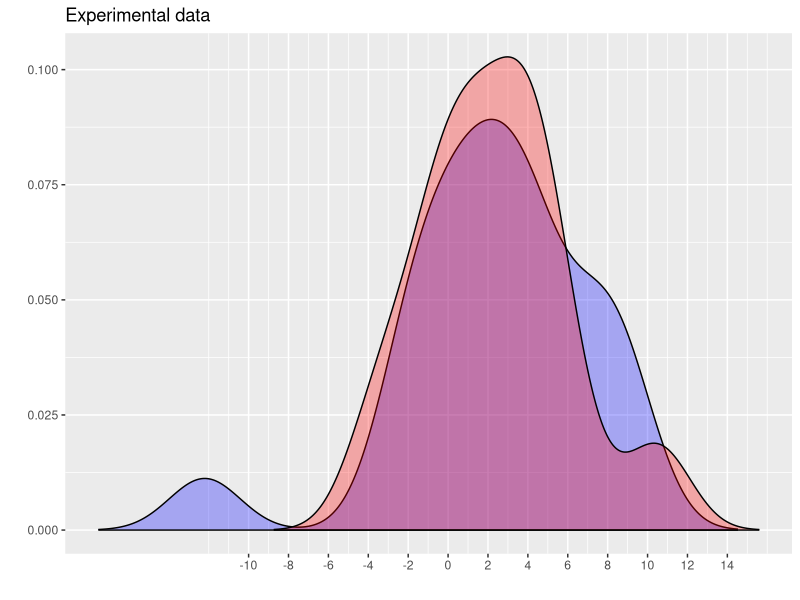
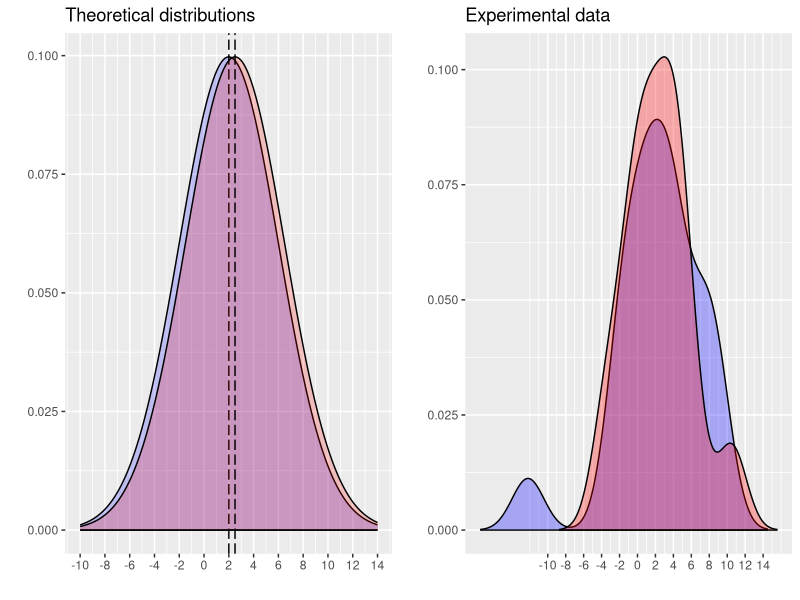
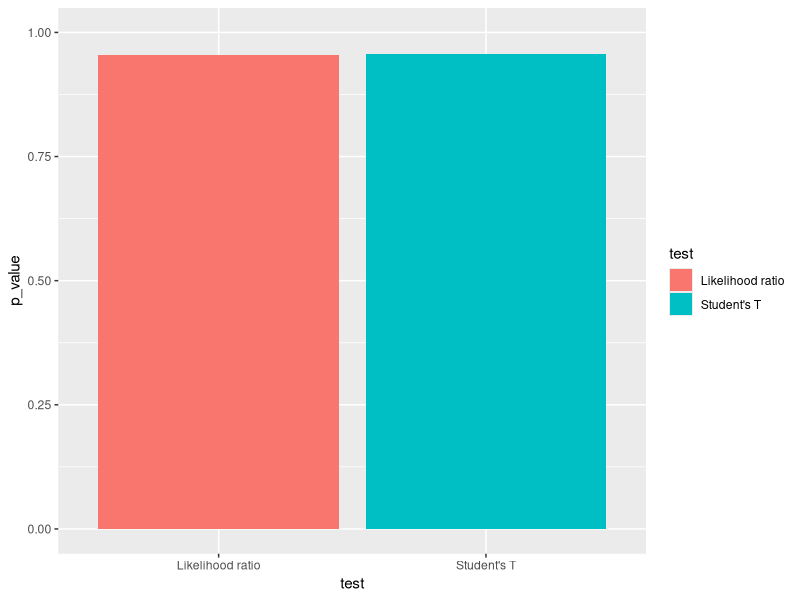

These figures' R source, in order:
library("ggfortify")
library("magrittr")

# Multiple plot function
#
# ggplot objects can be passed in ..., or to plotlist (as a list of ggplot objects)
# - cols:   Number of columns in layout
# - layout: A matrix specifying the layout. If present, 'cols' is ignored.
#
# If the layout is something like matrix(c(1,2,3,3), nrow=2, byrow=TRUE),
# then plot 1 will go in the upper left, 2 will go in the upper right, and
# 3 will go all the way across the bottom.
#
multiplot <- function(..., plotlist=NULL, file, cols=1, layout=NULL) {
  library(grid)
  
  # Make a list from the ... arguments and plotlist
  plots <- c(list(...), plotlist)
  
  numPlots = length(plots)
  
  # If layout is NULL, then use 'cols' to determine layout
  if (is.null(layout)) {
    # Make the panel
    # ncol: Number of columns of plots
    # nrow: Number of rows needed, calculated from # of cols
    layout <- matrix(seq(1, cols * ceiling(numPlots/cols)),
                     ncol = cols, nrow = ceiling(numPlots/cols))
  }
  
  if (numPlots==1) {
    print(plots[[1]])
    
  } else {
    # Set up the page
    grid.newpage()
    pushViewport(viewport(layout = grid.layout(nrow(layout), ncol(layout))))
    
    # Make each plot, in the correct location
    for (i in 1:numPlots) {
      # Get the i,j matrix positions of the regions that contain this subplot
      matchidx <- as.data.frame(which(layout == i, arr.ind = TRUE))
      
      print(plots[[i]], vp = viewport(layout.pos.row = matchidx$row,
                                      layout.pos.col = matchidx$col))
    }
  }
}



#ex 4.4
#4.4.1
x <- rnorm(20, 2, 4)
y <- rnorm(40, 2.5, 4)
x.mean <- mean(x)
y.mean <- mean(y)
xy <- c(x, y)

# Plotting data
p <- ggdistribution(dnorm, x = seq(-10, 14, 0.1), mean = 2, sd = 4, fill = "blue", alpha = 0.2) +
  geom_vline(xintercept = 2, linetype = "longdash") +
  scale_x_continuous(breaks = seq(-10, 14, 2))

p <- ggdistribution(dnorm, x = seq(-10, 14, 0.1), p = p, mean = 2.5, sd = 4, fill = "red", alpha = 0.2) +
  geom_vline(xintercept = 2.5, linetype = "longdash") +
  ggtitle(label = "Theoretical distributions")

q <- autoplot(density(x), fill = "blue")
q <- autoplot(density(y), p = q, fill = "red") +
  ggtitle("Experimental data") +
  scale_x_continuous(breaks = seq(-10, 14, 2))

q

multiplot(p, q, cols = 2)



mllk.normal <- function(params, data) {
  sum(-log(dnorm(data, mean = params, sd = 4)))
}


# 4.4.2 Perform the maximum likelihood estimation for the full model and the nested model, and compute
#the maximized likelihood values (or the minimized minus-log-likelihood values)

# optimize parameters for the full and nested models
x.params <- optimize(mllk.normal, interval = c(-10, 10), data = x)
y.params <- optimize(mllk.normal, interval = c(-10, 10), data = y)
xy.params <- optimize(mllk.normal, interval = c(-10, 10), data = xy)

# compute likelihood of full model using optimized parameters
full.model.l <- c(dnorm(x, mean = x.params$minimum, sd = 4),
                    dnorm(y, mean = y.params$minimum, sd = 4)) %>% prod


# compute likelihood of nested model using optimized parameters
nested.model.l <- dnorm(xy, mean = xy.params$minimum, sd = 4) %>% prod


#4.4.3. Compute the likelihood ratio test statistic and the p-value.
# compute q, the q of the likelihood of both models
q <- nested.model.l / full.model.l

# likelihood ratio test
#-2log(q) ~ chi squared with d - d0 degrees of freedom
# dimensions of the full model (3)
# dimensions of the nested model (2)
# d - d0 = 1
lrt.pval <- 1 - pchisq(-2*log(q), df = 1)
# the null hypothesis is likely enough (there's not enought evidence that it is false)
# we can't reject the null hypothesis -> the nested model is sufficient
# (there's no evidence that the means are different)

#4.4.4. Perform a two-sample t-test for x and y with equal variance. Do you get the same p-value?
# students t test
ttest.pval <- t.test(x, y, var.equal = TRUE, alternative = "two.sided")$p.value

ggplot(data = data.frame(test = as.factor(c("Likelihood ratio", "Student's T")), p_value = c(lrt.pval, ttest.pval))) +
  geom_bar(aes(x = test, y = p_value, fill=test), stat = "identity") +
  scale_y_continuous(limits = 0:1)


# p <- ggdistribution(dchisq, x = seq(0.005, 3, 0.005), df = 1, fill = "red") + 
#   geom_vline(xintercept = statistic)
# p
